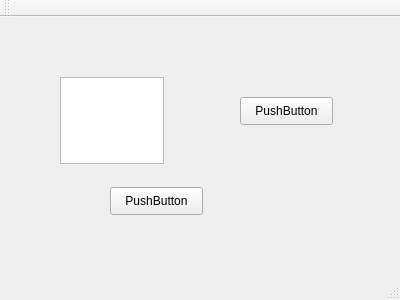
<?xml version="1.0" encoding="UTF-8"?>
<ui version="4.0">
 <class>MainWindow</class>
 <widget class="QMainWindow" name="MainWindow">
  <property name="geometry">
   <rect>
    <x>0</x>
    <y>0</y>
    <width>400</width>
    <height>300</height>
   </rect>
  </property>
  <property name="windowTitle">
   <string>MainWindow</string>
  </property>
  <widget class="QWidget" name="centralWidget">
   <widget class="QTextEdit" name="textEdit">
    <property name="geometry">
     <rect>
      <x>60</x>
      <y>60</y>
      <width>104</width>
      <height>87</height>
     </rect>
    </property>
   </widget>
   <widget class="QPushButton" name="pushButton">
    <property name="geometry">
     <rect>
      <x>240</x>
      <y>80</y>
      <width>93</width>
      <height>28</height>
     </rect>
    </property>
    <property name="text">
     <string>PushButton</string>
    </property>
   </widget>
   <widget class="QPushButton" name="pushButton_2">
    <property name="geometry">
     <rect>
      <x>110</x>
      <y>170</y>
      <width>93</width>
      <height>28</height>
     </rect>
    </property>
    <property name="text">
     <string>PushButton</string>
    </property>
   </widget>
  </widget>
  <widget class="QMenuBar" name="menuBar">
   <property name="geometry">
    <rect>
     <x>0</x>
     <y>0</y>
     <width>400</width>
     <height>26</height>
    </rect>
   </property>
  </widget>
  <widget class="QToolBar" name="mainToolBar">
   <attribute name="toolBarArea">
    <enum>TopToolBarArea</enum>
   </attribute>
   <attribute name="toolBarBreak">
    <bool>false</bool>
   </attribute>
  </widget>
  <widget class="QStatusBar" name="statusBar"/>
 </widget>
 <layoutdefault spacing="6" margin="11"/>
 <resources/>
 <connections/>
</ui>
